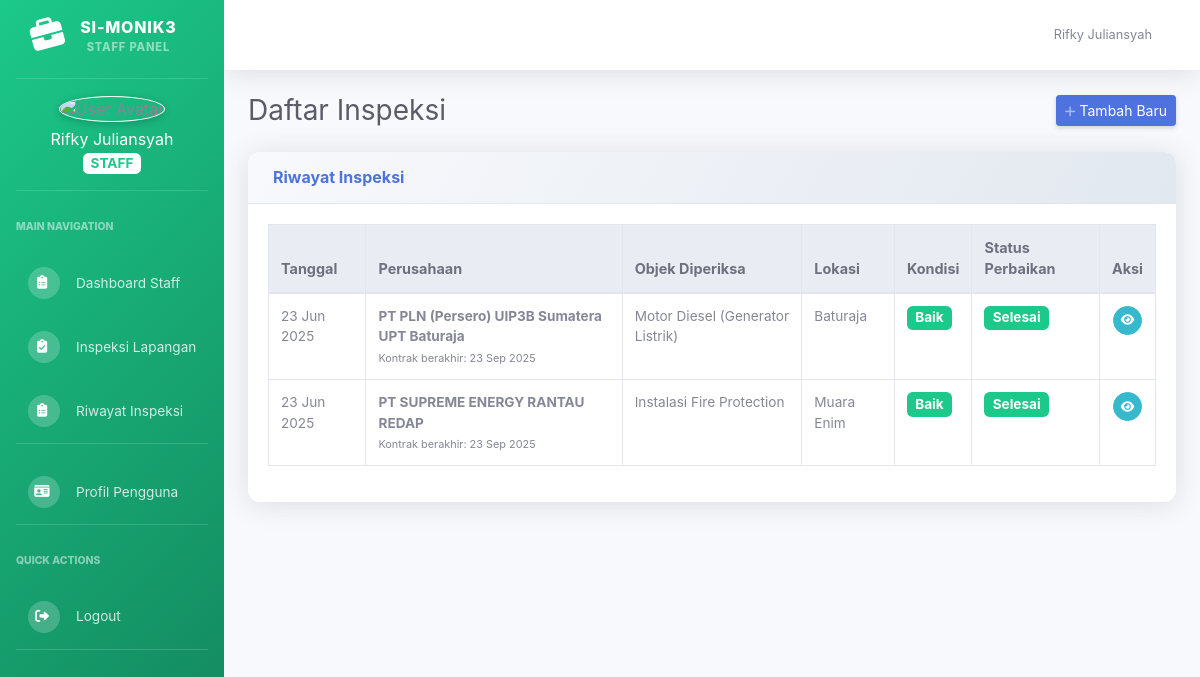
The page /inspeksi.php (signed in) on the database its author committed.
### tables this page shows
CREATE TABLE `inspeksi` (
  `id_inspeksi` int(11) NOT NULL,
  `id_kontrak` int(11) NOT NULL,
  `tanggal_inspeksi` date NOT NULL,
  `lokasi` varchar(255) NOT NULL,
  `objek_diperiksa` varchar(255) NOT NULL,
  `kondisi` enum('baik','kurang baik','tidak layak') NOT NULL,
  `temuan` text DEFAULT NULL,
  `tindakan_rekomendasi` text DEFAULT NULL,
  `petugas_id` int(11) NOT NULL,
  `status_perbaikan` enum('perlu','selesai') DEFAULT 'perlu',
  `created_at` timestamp NOT NULL DEFAULT current_timestamp()
);

CREATE TABLE `pengajuan` (
  `id_pengajuan` int(11) NOT NULL,
  `id_user` int(11) NOT NULL,
  `nama_client` varchar(100) NOT NULL,
  `nama_perusahaan` varchar(100) NOT NULL,
  `alamat` text NOT NULL,
  `npwp` varchar(20) NOT NULL,
  `kegiatan_tic` varchar(50) NOT NULL,
  `wilayah` varchar(100) NOT NULL,
  `telp` varchar(20) NOT NULL,
  `email` varchar(100) NOT NULL,
  `status` enum('pending','approved','rejected') DEFAULT 'pending',
  `tanggal_pengajuan` timestamp NOT NULL DEFAULT current_timestamp()
);

CREATE TABLE `kontrak` (
  `id_kontrak` int(11) NOT NULL,
  `id_pengajuan` int(11) NOT NULL,
  `id_objek` int(11) DEFAULT NULL,
  `file_kontrak` varchar(255) NOT NULL,
  `tanggal_upload` timestamp NOT NULL DEFAULT current_timestamp(),
  `tanggal_berakhir` date NOT NULL,
  `status` enum('aktif','berakhir','kedaluwarsa') DEFAULT 'aktif'
);

### inspeksi.php (the view, shortened to what this page needs)
<?php
require_once '../../config/config.php';
$user_id = $_SESSION['user']['id_user'];
$query_alternative = "SELECT i.*, p.nama_perusahaan, k.tanggal_berakhir
          FROM inspeksi i
          JOIN kontrak k ON i.id_kontrak = k.id_kontrak
          JOIN pengajuan p ON k.id_pengajuan = p.id_pengajuan
          WHERE i.petugas_id = ?
          AND i.id_inspeksi IN (
              SELECT MAX(i2.id_inspeksi)
              FROM inspeksi i2
              WHERE i2.id_kontrak = i.id_kontrak
              AND i2.petugas_id = ?
          )
          ORDER BY i.tanggal_inspeksi DESC";
$stmt = mysqli_prepare($conn, $query_alternative);
mysqli_stmt_bind_param($stmt, 'ii', $user_id, $user_id);
mysqli_stmt_execute($stmt);
$result = mysqli_stmt_get_result($stmt);
?>
<!DOCTYPE html>
<html lang="id">
<head>
    <link href="../../vendor/fontawesome-free/css/all.min.css" rel="stylesheet">
    <link href="../../css/sb-admin-2.min.css" rel="stylesheet">
</head>
<body id="page-top">
<div id="wrapper">
    <?php include '../../includes/sidebar.php'; ?>
    <div id="content-wrapper" class="d-flex flex-column">
        <div id="content">
            <?php include '../../includes/topbar.php'; ?>
            <div class="container-fluid">
                <div class="d-sm-flex align-items-center justify-content-between mb-4">
                    <h1 class="h3 mb-0 text-gray-800">Daftar Inspeksi</h1>
                    <a href="form_tambah_inspeksi.php" class="d-none d-sm-inline-block btn btn-sm btn-primary shadow-sm">
                        <i class="fas fa-plus fa-sm text-white-50"></i> Tambah Baru
                    </a>
                </div>
                <div class="row">
                    <div class="col-12">
                        <div class="card shadow mb-4">
                            <div class="card-header py-3">
                                <h6 class="m-0 font-weight-bold text-primary">Riwayat Inspeksi</h6>
                            </div>
                            <div class="card-body">
                                <div class="table-responsive">
                                    <table class="table table-bordered table-hover" width="100%" cellspacing="0">
                                        <thead class="thead-light">
                                            <tr>
                                                <th>Tanggal</th>
                                                <th>Perusahaan</th>
                                                <th>Objek Diperiksa</th>
                                                <th>Lokasi</th>
                                                <th>Kondisi</th>
                                                <th>Status Perbaikan</th>
                                                <th>Aksi</th>
                                            </tr>
                                        </thead>
                                        <tbody>
                                            <?php
                                            while ($row = mysqli_fetch_assoc($result)):
                                            ?>
                                            <tr>
                                                <td><?= date('d M Y', strtotime($row['tanggal_inspeksi'])) ?></td>
                                                <td>
                                                    <div class="font-weight-bold"><?= htmlspecialchars($row['nama_perusahaan']) ?></div>
                                                    <small class="text-muted">Kontrak berakhir: <?= date('d M Y', strtotime($row['tanggal_berakhir'])) ?></small>
                                                </td>
                                                <td><?= htmlspecialchars($row['objek_diperiksa']) ?></td>
                                                <td><?= htmlspecialchars($row['lokasi']) ?></td>
                                                <td>
                                                    <?php
                                                        $kondisi = $row['kondisi'];
                                                        $badgeClass = 'secondary';
                                                        if ($kondisi === 'baik') $badgeClass = 'success';
                                                        elseif ($kondisi === 'kurang baik') $badgeClass = 'warning';
                                                        elseif ($kondisi === 'tidak layak') $badgeClass = 'danger';
                                                        elseif ($kondisi === 'diperbaiki') $badgeClass = 'diperbaiki';
                                                    ?>
                                                    <span class="badge badge-<?= $badgeClass ?>">
                                                        <?= ucfirst($kondisi) ?>
                                                    </span>
                                                </td>
                                                <td>
                                                    <?php
                                                        $status_perbaikan = $row['status_perbaikan'];
                                                        if ($status_perbaikan === 'selesai') {
                                                            echo '<span class="badge badge-success">Selesai</span>';
                                                        } else {
                                                            echo '<span class="badge badge-warning">Perlu Perbaikan</span>';
                                                        }
                                                    ?>
                                                </td>
                                                <td class="text-center">
                                                    <a href="detail_inspeksi.php?id=<?= $row['id_inspeksi'] ?>"
                                                       class="btn btn-info btn-sm btn-circle"
                                                       title="Detail Inspeksi">
                                                        <i class="fas fa-eye"></i>
                                                    </a>
                                                </td>
                                            </tr>
                                            <?php endwhile; ?>
                                        </tbody>
                                    </table>
                                </div>
                            </div>
                        </div>
                    </div>
                </div>
            </div>
        </div>
    </div>
</div>
</body>
</html>

### inspeksi.php (style rules this page uses)
.card { border-radius: 12px; box-shadow: 0 6px 15px rgba(0,0,0,0.08); border: none; }
.card-header { background: linear-gradient(120deg, #f8f9fc, #e2e8f0); border-bottom: 1px solid #e3e6f0; padding: 20px 25px; border-radius: 12px 12px 0 0 !important; }
.table th { vertical-align: middle; font-size: 0.9rem; border-color: #e3e6f0; }
.table td { font-size: 0.85rem; border-color: #e3e6f0; }
.btn-circle { width: 30px; height: 30px; padding: 6px 0px; border-radius: 15px; text-align: center; font-size: 12px; line-height: 1.428571429; }
.badge { font-size: 0.85rem; padding: 0.4em 0.6em; }

### rows shown on the page
inspeksi: tanggal_inspeksi "23 Jun 2025", pengajuan.nama_perusahaan "PT PLN (Persero) UIP3B Sumatera UPT Baturaja", id_kontrak.tanggal_berakhir "23 Sep 2025", objek_diperiksa "Motor Diesel (Generator Listrik)", lokasi "Baturaja", kondisi "Baik", status_perbaikan "Selesai"
inspeksi: tanggal_inspeksi "23 Jun 2025", pengajuan.nama_perusahaan "PT SUPREME ENERGY RANTAU REDAP", id_kontrak.tanggal_berakhir "23 Sep 2025", objek_diperiksa "Instalasi Fire Protection", lokasi "Muara Enim", kondisi "Baik", status_perbaikan "Selesai"

### other values the page prints
$role "STAFF"
$_SESSION['user']['nama'] "Rifky Juliansyah"
$nama "Rifky Juliansyah"
